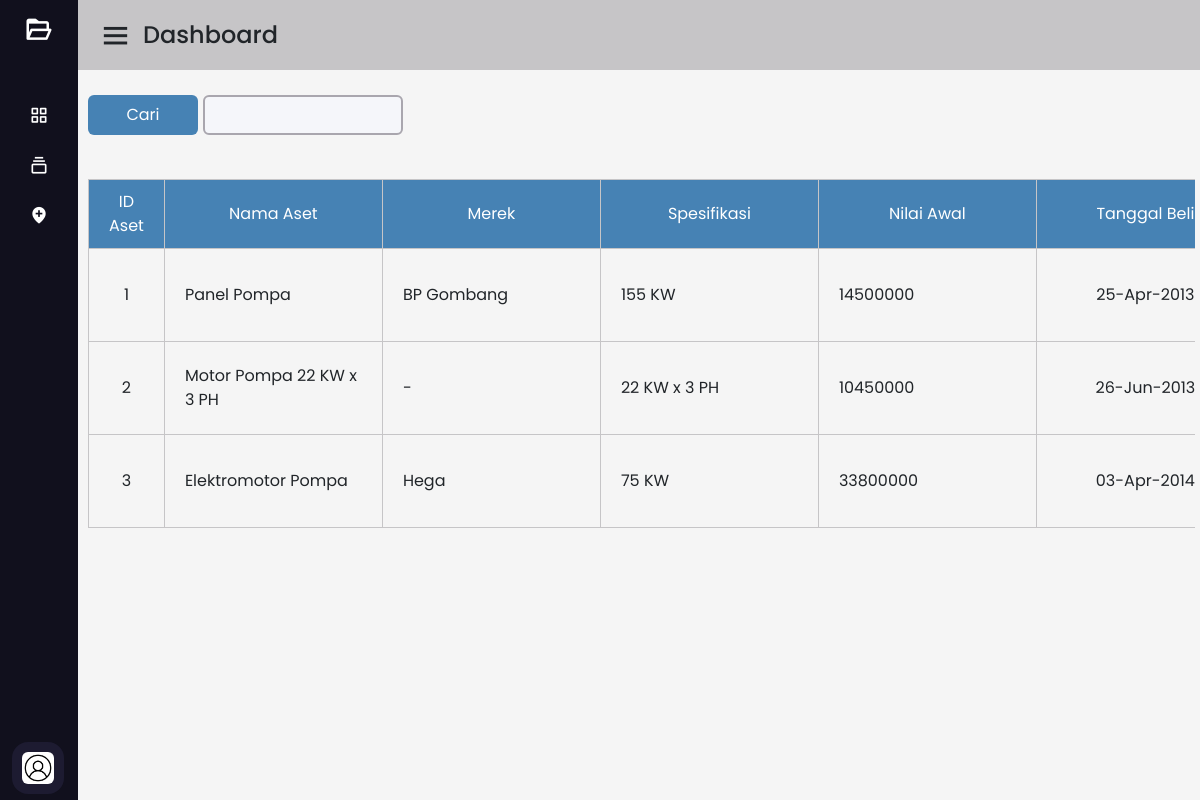
The page /dashboard_a.php (signed in) on the database its author committed.
### tables this page shows
CREATE TABLE `aset` (
  `id_aset` int(10) NOT NULL,
  `nama_aset` varchar(100) NOT NULL,
  `merk` varchar(100) NOT NULL,
  `spesifikasi` varchar(200) NOT NULL,
  `nilai_awal` int(50) NOT NULL,
  `lokasi` varchar(100) NOT NULL,
  `kondisi` varchar(100) NOT NULL,
  `id_rekanan` int(10) NOT NULL,
  `id_pengadaan` int(10) NOT NULL
);

CREATE TABLE `pengadaan` (
  `id_pengadaan` int(10) NOT NULL,
  `no_dokumen` varchar(50) NOT NULL,
  `tgl_beli` date NOT NULL
);

### dashboard_a.php (the view, shortened to what this page needs)
<?php
include "sidebar_a.php" ?>
<section class="home-section">
    <nav>
        <div class="sidebar-button">
        <i class='bx bx-menu'></i>
            <span class="dashboard">Dashboard</span>
        </div>
    </nav>
    <div class="home-content">
        <div class="dashboard-content">
            <div class="search-box">
            <form method="GET" action="dashboard_a.php">
                <input type="text" name="kata_cari" value="<?php if(isset($_GET['kata_cari'])) { echo $_GET['kata_cari']; } ?>"  />
		        <button type="submit" class="srcbtn">Cari</button>
                </form>
            </div>
<br>
            <div class="table-ds">
            <?php
                include 'koneksi/koneksi.php';
                if(isset($_GET['kata_cari'])) {
                    $kata_cari = $_GET['kata_cari'];
                    $query = "SELECT * FROM aset JOIN rekanan ON rekanan.id_rekanan = aset.id_rekanan
                    JOIN pengadaan ON pengadaan.id_pengadaan = aset.id_pengadaan WHERE id_aset like '%".$kata_cari."%' OR nama_aset like '%".$kata_cari."%' OR lokasi like '%".$kata_cari."%' OR nama_rekanan like '%".$kata_cari."%' OR no_dokumen like '%".$kata_cari."%' OR tgl_beli like '%".$kata_cari."%' ORDER BY id_aset ASC";
				} else {
					$query = "SELECT * FROM aset JOIN rekanan ON rekanan.id_rekanan = aset.id_rekanan
                    JOIN pengadaan ON pengadaan.id_pengadaan = aset.id_pengadaan ORDER BY id_aset ASC";
				}
                $result = mysqli_query($koneksi,$query);
                echo '<table class="tabel-aset">
                    <tr>
                        <th width="5px">ID Aset</th>
                        <th>Nama Aset</th>
                        <th>Merek</th>
                        <th>Spesifikasi</th>
                        <th>Nilai Awal</th>
                        <th>Tanggal Beli</th>
                        <th>Lokasi</th>
                        <th>Nomor Pengadaan</th>
                        <th>Aksi</th>
                    </tr>
                    <tr>';
                    while ($row = mysqli_fetch_array($result))
                    {
                        echo '<tr>
                                <td class="tcenter">'.$row['id_aset'].'</td>
                                <td>'.$row['nama_aset'].'</td>
                                <td>'.$row['merk'].'</td>
                                <td>'.$row['spesifikasi'].'</td>
                                <td>'.$row['nilai_awal'].'</td>';
                                ?>
                                <td class="tcenter"><? echo date('d-M-Y', strtotime($row['tgl_beli']));?></td>
                                <?
                    }?>
                    <?php
                    echo '
                    </tr>
                    </table>';
                    ?>
            </div>
        </div>
    </div>
</section>

### style/style.css (style rules this page uses)
* { margin: 0; padding: 0; box-sizing: border-box; font-family: 'Poppins', sans-serif; }
.home-section { background-color:#f5f5f5; position: relative; min-height: 100vh; left: calc(100% - 260px); left: 260px; transition: all 0.5s ease; }
.sidebar.close ~ .home-section { width: calc(100% - 78px); left: 78px; }
.home-section nav { height: 70px; background: #c6c5c7; padding: 0 20px; display: flex; align-items: center; justify-content: space-between; position:fixed; width: 100%; z-index:9999; }
.home-section nav .sidebar-button { display: flex; align-items: center; font-size: 24px; font-weight: 500; }
.home-section nav .sidebar-button i { font-size: 35px; margin-right: 10px; }
.home-content .dashboard-content { position: relative; padding: 20px; top: 30%; padding: 90px 5px; }
.home-content .dashboard-content .search-box { position: relative; padding: 5px; }
.home-content .dashboard-content .search-box input { position: absolute; height: 40px; width: 200px; border-radius: 6px; padding: 0 15px; font-size: 16px; background: #F5F6FA; border: 2px solid #a9a6ae; outline: none; left: 120px; }
.srcbtn { border-radius: 6px; height: 40px; width: 110px; padding: 0 15px; font-size: 16px; background:#4682B4; text-align: center; color: #FFF; border: none; }
.home-content .dashboard-content .table-ds { position: relative; padding: 5px; top: 10px; overflow: auto; }
.tabel-dashboard th, td { padding: 10px 20px; text-align: left; border: 1px solid #c6c5c7; word-wrap: normal; max-width: 80px; }
.tcenter { text-align: center; }
.tabel-aset { border-radius: 6px; border-collapse: collapse; width: 1800px; overflow: auto; }
.tabel-aset tr th { text-align: center; background: #4682B4; color: #fff; font-weight: normal; border: 1px solid #c6c5c7; }
.tabel-aset th, td { padding: 10px 20px; text-align: left; border: 1px solid #c6c5c7; word-wrap: normal; max-width: 80px; }
.tabel-riwayat th, td { padding: 10px 20px; text-align: left; border: 1px solid #c6c5c7; word-wrap: normal; max-width: 80px; }
.tabel-cabang th, td { padding: 10px 20px; text-align: left; border: 1px solid #c6c5c7; word-wrap: normal; max-width: 80px; }
.tabel-unit th, td { padding: 10px 20px; text-align: left; border: 1px solid #c6c5c7; word-wrap: normal; max-width: 80px; }
.tabel-lokasi th, td { padding: 10px 20px; text-align: left; border: 1px solid #c6c5c7; word-wrap: normal; max-width: 80px; }
.tabel-pengadaan th, td { padding: 10px 20px; text-align: left; border: 1px solid #c6c5c7; word-wrap: normal; max-width: 80px; }
.tabel-rekanan th, td { padding: 10px 20px; text-align: left; border: 1px solid #c6c5c7; word-wrap: normal; max-width: 80px; }
.tabel-admin th, td { padding: 10px 20px; text-align: left; border: 1px solid #c6c5c7; word-wrap: normal; max-width: 80px; }
.tabel-index th, td { padding: 10px 20px; text-align: left; border: 1px solid #c6c5c7; word-wrap: normal; max-width: 80px; }

### rows shown on the page
aset: id_aset "1", nama_aset "Panel Pompa", merk "BP Gombang", spesifikasi "155 KW", nilai_awal "14500000", id_pengadaan.tgl_beli "25-Apr-2013"
aset: id_aset "2", nama_aset "Motor Pompa 22 KW x 3 PH", merk "-", spesifikasi "22 KW x 3 PH", nilai_awal "10450000", id_pengadaan.tgl_beli "26-Jun-2013"
aset: id_aset "3", nama_aset "Elektromotor Pompa", merk "Hega", spesifikasi "75 KW", nilai_awal "33800000", id_pengadaan.tgl_beli "03-Apr-2014"
